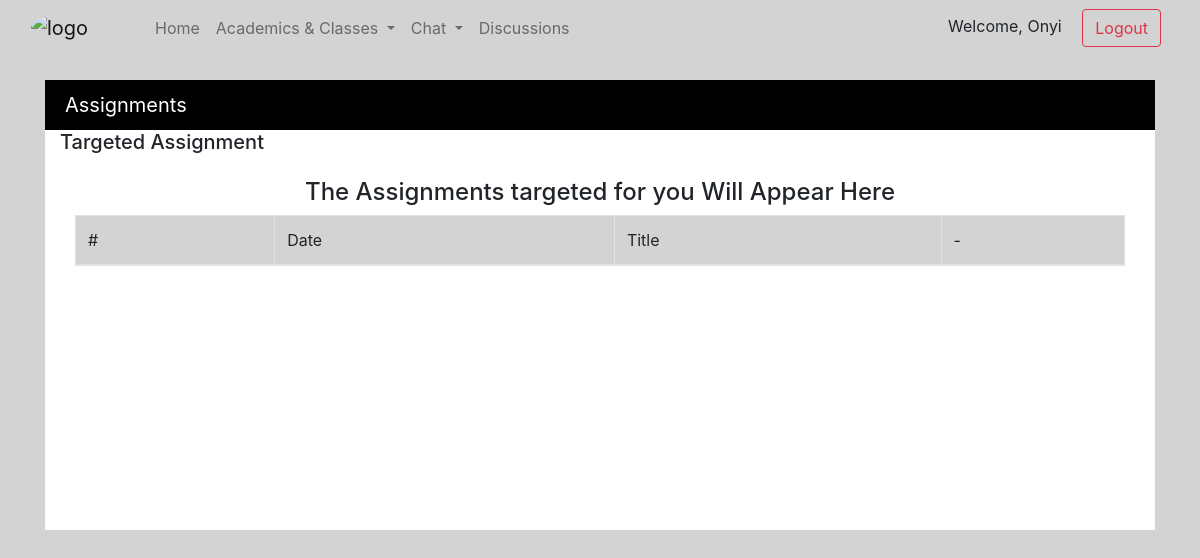
Before: /assignments-for-students.php (signed in) with the older database file.
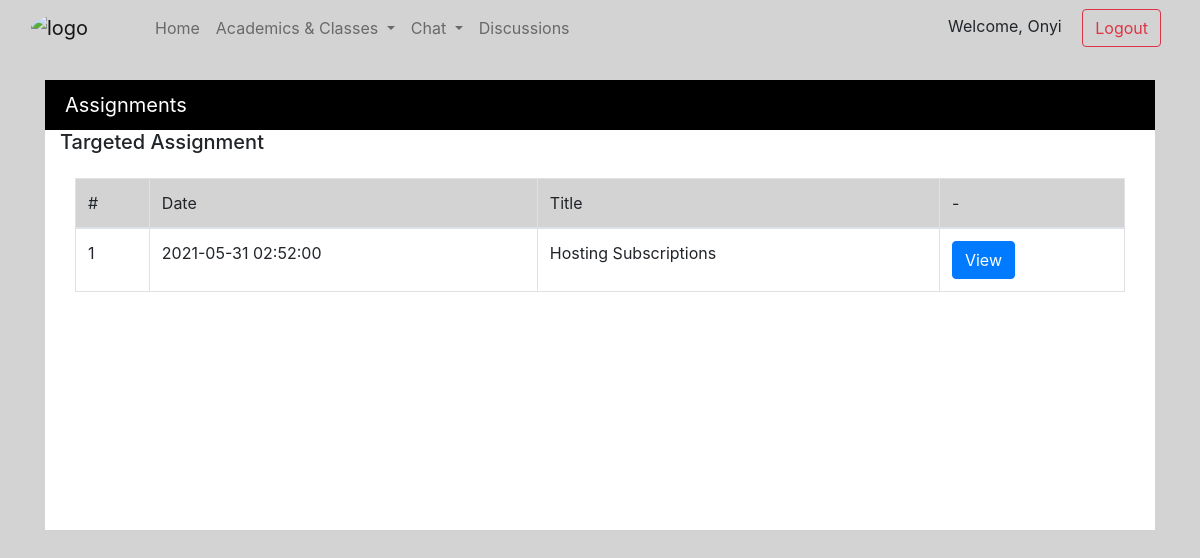
After: the same page with the newer database file.
### tables this page shows
CREATE TABLE `assignment` (
  `id` int(11) NOT NULL,
  `creator_id` int(11) NOT NULL,
  `title` varchar(255) NOT NULL,
  `assignment` text NOT NULL,
  `target_level` int(255) NOT NULL,
  `created_at` datetime NOT NULL DEFAULT current_timestamp()
);

### includes/assignments.includes.php (called while the page is built, shortened)
<?php
include_once "includes/config.php";
function getUser($userId){
	global $conn;
	$sql = "SELECT * FROM students WHERE id = '$userId'";
	$result = mysqli_query($conn, $sql);
	$row = mysqli_fetch_assoc($result);
	return array('firstname'=>$row["firstname"], 'image_path'=>$row["image"], 'level'=>$row["level"]);
}

### assignments-for-students.php (the view, shortened to what this page needs)
<!doctype html>
<html>
   <head>
      <link rel="stylesheet" href="assets/css/gou_css.css">
      <link rel="stylesheet" href="assets/css/bootstrap.min.css">
      <link rel="stylesheet" href="assets/font/css/fontawesome.min.css">
      <link href="assets/font/css/fontawesome.css" rel="stylesheet">
      <link href="assets/font/css/brands.css" rel="stylesheet">
      <link href="assets/font/css/solid.css" rel="stylesheet">
      <link rel="stylesheet" href="https://cdn.jsdelivr.net/npm/bootstrap-icons@1.5.0/font/bootstrap-icons.css">
   </head>
   <body class="div_color">
      <div class="container-fluid">
       <?php
            include('includes/header.php');
            include('includes/assignments.includes.php');
       ?>
         <div class="container mt-4">
            <div class="board" style="width: 100%; min-height: 450px; background-color: white;">
               <div class="board2 " style="width: 100%; height: 50px; color: white; background-color: black;
                  font-size: 20px; padding-left: 20px; padding-top: 10px;">
                  Assignments
               </div>
               <div class="container">
                   <h5>Targeted Assignment</h5>
                   <div class="container mt-4 table-responsive">
                      <table class="table table-bordered">
                         <tr class="div_color">
                            <td >#</td>
                            <td>Date</td>
                            <td>Title</td>
                            <td>-</td>
                         </tr>
    					 <tbody>
    						<?php
    						    $current_user = $_SESSION["s_user_id"];
    						    $students_level = getUser($current_user)['level'];
    							$sql = "SELECT * FROM assignment WHERE target_level = '$students_level'";
    							$result = mysqli_query($conn, $sql);
    							$rowcount = mysqli_num_rows($result);
    							if($rowcount > 0){
        							$count = 1;
        							while($row = mysqli_fetch_array($result)) {
        								echo '<tr>
        										<td >'.$count.'</td>
        										<td>'.$row['created_at'].'</td>
        										<td>'.$row['title'].'</td>
        										<td>
        										    <button type="button" class="btn btn-primary" data-toggle="modal" data-target="#assignment'.$row['id'].'">
        										        View
        										    </button>
        										</td>
        									</tr>';
        								$count++;
        							}
    							}else{
    							    echo '<tr>
    							            <h4 class="text-center">The Assignments targeted for you Will Appear Here</h4>
    							          </tr>';
    							}
    						?>
    					 </tbody>
                      </table>
                   </div>
               </div>
            </div>
         </div>
      </div>
   </body>
</html>

Changed rows visible on the page:
added assignment: created_at "2021-05-31 02:52:00", title "Hosting Subscriptions"
Other visible differences:
text no longer shown: "The Assignments targeted for you Will Appear Here"
